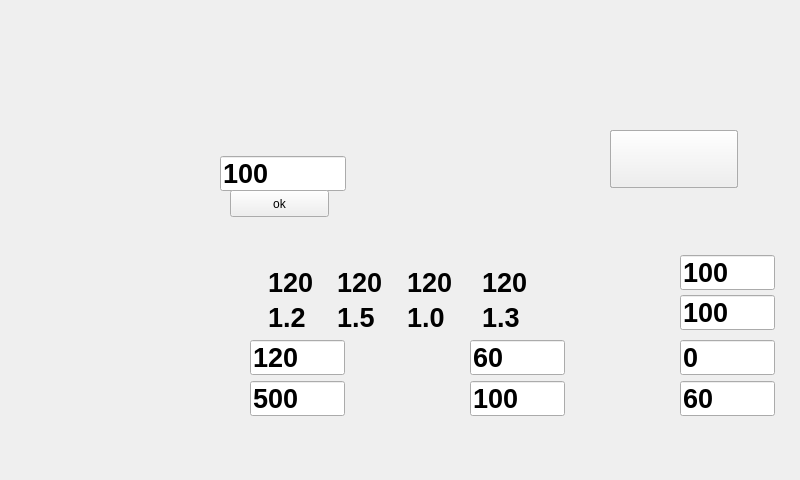
<?xml version="1.0" encoding="UTF-8"?>
<ui version="4.0">
 <class>Charging_monitoring</class>
 <widget class="QWidget" name="Charging_monitoring">
  <property name="geometry">
   <rect>
    <x>0</x>
    <y>0</y>
    <width>800</width>
    <height>480</height>
   </rect>
  </property>
  <property name="windowTitle">
   <string>Form</string>
  </property>
  <property name="autoFillBackground">
   <bool>true</bool>
  </property>
  <property name="styleSheet">
   <string notr="true"/>
  </property>
  <widget class="QLabel" name="charge_monitoring">
   <property name="geometry">
    <rect>
     <x>0</x>
     <y>0</y>
     <width>800</width>
     <height>480</height>
    </rect>
   </property>
   <property name="font">
    <font>
     <pointsize>14</pointsize>
     <weight>75</weight>
     <bold>true</bold>
    </font>
   </property>
   <property name="styleSheet">
    <string notr="true">border-image:url(:/img/images/E1new.png)</string>
   </property>
   <property name="text">
    <string/>
   </property>
  </widget>
  <widget class="QLabel" name="full_charge">
   <property name="geometry">
    <rect>
     <x>410</x>
     <y>130</y>
     <width>171</width>
     <height>61</height>
    </rect>
   </property>
   <property name="styleSheet">
    <string notr="true">border-image:url(:/img/images/new8dianci.png)</string>
   </property>
   <property name="text">
    <string/>
   </property>
  </widget>
  <widget class="QPushButton" name="full_charge_but">
   <property name="geometry">
    <rect>
     <x>610</x>
     <y>130</y>
     <width>128</width>
     <height>58</height>
    </rect>
   </property>
   <property name="text">
    <string/>
   </property>
   <property name="icon">
    <iconset resource="../../img.qrc">
     <normaloff>:/img/images/new8dianci.png</normaloff>:/img/images/new8dianci.png</iconset>
   </property>
   <property name="iconSize">
    <size>
     <width>128</width>
     <height>64</height>
    </size>
   </property>
   <property name="shortcut">
    <string/>
   </property>
   <property name="autoDefault">
    <bool>false</bool>
   </property>
  </widget>
  <widget class="QPushButton" name="charge_7but">
   <property name="geometry">
    <rect>
     <x>610</x>
     <y>130</y>
     <width>128</width>
     <height>58</height>
    </rect>
   </property>
   <property name="autoFillBackground">
    <bool>false</bool>
   </property>
   <property name="styleSheet">
    <string notr="true">border-image:url(:/img/images/new7dianci.png)</string>
   </property>
   <property name="text">
    <string/>
   </property>
  </widget>
  <widget class="QPushButton" name="charge_6but">
   <property name="geometry">
    <rect>
     <x>610</x>
     <y>130</y>
     <width>128</width>
     <height>58</height>
    </rect>
   </property>
   <property name="autoFillBackground">
    <bool>false</bool>
   </property>
   <property name="styleSheet">
    <string notr="true">border-image:url(:/img/images/new6dianci.png)</string>
   </property>
   <property name="text">
    <string/>
   </property>
  </widget>
  <widget class="QPushButton" name="charge_5but">
   <property name="geometry">
    <rect>
     <x>610</x>
     <y>130</y>
     <width>128</width>
     <height>58</height>
    </rect>
   </property>
   <property name="autoFillBackground">
    <bool>false</bool>
   </property>
   <property name="styleSheet">
    <string notr="true">border-image:url(:/img/images/new5dianci.png)</string>
   </property>
   <property name="text">
    <string/>
   </property>
  </widget>
  <widget class="QPushButton" name="charge_4but">
   <property name="geometry">
    <rect>
     <x>610</x>
     <y>130</y>
     <width>128</width>
     <height>58</height>
    </rect>
   </property>
   <property name="autoFillBackground">
    <bool>false</bool>
   </property>
   <property name="styleSheet">
    <string notr="true">border-image:url(:/img/images/new4dianci.png)</string>
   </property>
   <property name="text">
    <string/>
   </property>
  </widget>
  <widget class="QPushButton" name="charge_3but">
   <property name="geometry">
    <rect>
     <x>610</x>
     <y>130</y>
     <width>128</width>
     <height>58</height>
    </rect>
   </property>
   <property name="autoFillBackground">
    <bool>false</bool>
   </property>
   <property name="styleSheet">
    <string notr="true">border-image:url(:/img/images/new3dianci.png)</string>
   </property>
   <property name="text">
    <string/>
   </property>
  </widget>
  <widget class="QPushButton" name="charge_2but">
   <property name="geometry">
    <rect>
     <x>610</x>
     <y>130</y>
     <width>128</width>
     <height>58</height>
    </rect>
   </property>
   <property name="autoFillBackground">
    <bool>false</bool>
   </property>
   <property name="styleSheet">
    <string notr="true">border-image:url(:/img/images/new2dianci.png)</string>
   </property>
   <property name="text">
    <string/>
   </property>
  </widget>
  <widget class="QPushButton" name="charge_1but">
   <property name="geometry">
    <rect>
     <x>610</x>
     <y>130</y>
     <width>128</width>
     <height>58</height>
    </rect>
   </property>
   <property name="autoFillBackground">
    <bool>false</bool>
   </property>
   <property name="styleSheet">
    <string notr="true">border-image:url(:/img/images/new1dianci.png)</string>
   </property>
   <property name="text">
    <string/>
   </property>
  </widget>
  <widget class="QLineEdit" name="bat_soc">
   <property name="geometry">
    <rect>
     <x>220</x>
     <y>156</y>
     <width>126</width>
     <height>35</height>
    </rect>
   </property>
   <property name="font">
    <font>
     <pointsize>20</pointsize>
     <weight>75</weight>
     <bold>true</bold>
    </font>
   </property>
   <property name="text">
    <string>100</string>
   </property>
  </widget>
  <widget class="QPushButton" name="soc_set">
   <property name="geometry">
    <rect>
     <x>230</x>
     <y>190</y>
     <width>99</width>
     <height>27</height>
    </rect>
   </property>
   <property name="text">
    <string>ok</string>
   </property>
  </widget>
  <widget class="QPushButton" name="change_moni_but">
   <property name="geometry">
    <rect>
     <x>28</x>
     <y>98</y>
     <width>98</width>
     <height>81</height>
    </rect>
   </property>
   <property name="styleSheet">
    <string notr="true">background: transparent;</string>
   </property>
   <property name="text">
    <string/>
   </property>
   <property name="flat">
    <bool>true</bool>
   </property>
  </widget>
  <widget class="QPushButton" name="change_equ_but">
   <property name="geometry">
    <rect>
     <x>30</x>
     <y>190</y>
     <width>98</width>
     <height>81</height>
    </rect>
   </property>
   <property name="styleSheet">
    <string notr="true">background: transparent;</string>
   </property>
   <property name="text">
    <string/>
   </property>
   <property name="flat">
    <bool>true</bool>
   </property>
  </widget>
  <widget class="QPushButton" name="change_carinf_but">
   <property name="geometry">
    <rect>
     <x>30</x>
     <y>270</y>
     <width>98</width>
     <height>81</height>
    </rect>
   </property>
   <property name="styleSheet">
    <string notr="true">background: transparent;</string>
   </property>
   <property name="text">
    <string/>
   </property>
   <property name="flat">
    <bool>true</bool>
   </property>
  </widget>
  <widget class="QPushButton" name="change_end_but">
   <property name="geometry">
    <rect>
     <x>30</x>
     <y>360</y>
     <width>98</width>
     <height>81</height>
    </rect>
   </property>
   <property name="styleSheet">
    <string notr="true">background: transparent;</string>
   </property>
   <property name="text">
    <string/>
   </property>
   <property name="flat">
    <bool>true</bool>
   </property>
  </widget>
  <widget class="QLineEdit" name="bat_current">
   <property name="geometry">
    <rect>
     <x>250</x>
     <y>340</y>
     <width>95</width>
     <height>35</height>
    </rect>
   </property>
   <property name="font">
    <font>
     <pointsize>20</pointsize>
     <weight>75</weight>
     <bold>true</bold>
    </font>
   </property>
   <property name="text">
    <string>120</string>
   </property>
  </widget>
  <widget class="QLineEdit" name="bat_power">
   <property name="geometry">
    <rect>
     <x>470</x>
     <y>340</y>
     <width>95</width>
     <height>35</height>
    </rect>
   </property>
   <property name="font">
    <font>
     <pointsize>20</pointsize>
     <weight>75</weight>
     <bold>true</bold>
    </font>
   </property>
   <property name="text">
    <string>60</string>
   </property>
  </widget>
  <widget class="QLineEdit" name="bat_vol">
   <property name="geometry">
    <rect>
     <x>250</x>
     <y>381</y>
     <width>95</width>
     <height>35</height>
    </rect>
   </property>
   <property name="font">
    <font>
     <pointsize>20</pointsize>
     <weight>75</weight>
     <bold>true</bold>
    </font>
   </property>
   <property name="text">
    <string>500</string>
   </property>
  </widget>
  <widget class="QLineEdit" name="bat_status">
   <property name="geometry">
    <rect>
     <x>470</x>
     <y>381</y>
     <width>95</width>
     <height>35</height>
    </rect>
   </property>
   <property name="font">
    <font>
     <pointsize>20</pointsize>
     <weight>75</weight>
     <bold>true</bold>
    </font>
   </property>
   <property name="text">
    <string>100</string>
   </property>
  </widget>
  <widget class="QLineEdit" name="bat_total">
   <property name="geometry">
    <rect>
     <x>680</x>
     <y>255</y>
     <width>95</width>
     <height>35</height>
    </rect>
   </property>
   <property name="font">
    <font>
     <pointsize>20</pointsize>
     <weight>75</weight>
     <bold>true</bold>
    </font>
   </property>
   <property name="text">
    <string>100</string>
   </property>
  </widget>
  <widget class="QLineEdit" name="bat_supend">
   <property name="geometry">
    <rect>
     <x>680</x>
     <y>295</y>
     <width>95</width>
     <height>35</height>
    </rect>
   </property>
   <property name="font">
    <font>
     <pointsize>20</pointsize>
     <weight>75</weight>
     <bold>true</bold>
    </font>
   </property>
   <property name="text">
    <string>100</string>
   </property>
  </widget>
  <widget class="QLineEdit" name="bat_time">
   <property name="geometry">
    <rect>
     <x>680</x>
     <y>340</y>
     <width>95</width>
     <height>35</height>
    </rect>
   </property>
   <property name="font">
    <font>
     <pointsize>20</pointsize>
     <weight>75</weight>
     <bold>true</bold>
    </font>
   </property>
   <property name="text">
    <string>0</string>
   </property>
  </widget>
  <widget class="QLineEdit" name="bat_timelife">
   <property name="geometry">
    <rect>
     <x>680</x>
     <y>381</y>
     <width>95</width>
     <height>35</height>
    </rect>
   </property>
   <property name="font">
    <font>
     <pointsize>20</pointsize>
     <weight>75</weight>
     <bold>true</bold>
    </font>
   </property>
   <property name="text">
    <string>60</string>
   </property>
  </widget>
  <widget class="QLineEdit" name="bat_electricity1">
   <property name="geometry">
    <rect>
     <x>266</x>
     <y>265</y>
     <width>65</width>
     <height>34</height>
    </rect>
   </property>
   <property name="font">
    <font>
     <pointsize>20</pointsize>
     <weight>75</weight>
     <bold>true</bold>
    </font>
   </property>
   <property name="styleSheet">
    <string notr="true">border :1px ;background-color:rgba(255, 255, 255, 0)</string>
   </property>
   <property name="text">
    <string>120</string>
   </property>
  </widget>
  <widget class="QLineEdit" name="bat_electricity2">
   <property name="geometry">
    <rect>
     <x>335</x>
     <y>265</y>
     <width>65</width>
     <height>34</height>
    </rect>
   </property>
   <property name="font">
    <font>
     <pointsize>20</pointsize>
     <weight>75</weight>
     <bold>true</bold>
    </font>
   </property>
   <property name="styleSheet">
    <string notr="true">border :1px ;background-color:rgba(255, 255, 255, 0)</string>
   </property>
   <property name="text">
    <string>120</string>
   </property>
  </widget>
  <widget class="QLineEdit" name="bat_electricity1_3">
   <property name="geometry">
    <rect>
     <x>405</x>
     <y>265</y>
     <width>65</width>
     <height>34</height>
    </rect>
   </property>
   <property name="font">
    <font>
     <pointsize>20</pointsize>
     <weight>75</weight>
     <bold>true</bold>
    </font>
   </property>
   <property name="styleSheet">
    <string notr="true">border :1px ;background-color:rgba(255, 255, 255, 0)</string>
   </property>
   <property name="text">
    <string>120</string>
   </property>
  </widget>
  <widget class="QLineEdit" name="bat_electricity1_4">
   <property name="geometry">
    <rect>
     <x>480</x>
     <y>265</y>
     <width>65</width>
     <height>34</height>
    </rect>
   </property>
   <property name="font">
    <font>
     <pointsize>20</pointsize>
     <weight>75</weight>
     <bold>true</bold>
    </font>
   </property>
   <property name="styleSheet">
    <string notr="true">border :1px ;background-color:rgba(255, 255, 255, 0)</string>
   </property>
   <property name="text">
    <string>120</string>
   </property>
  </widget>
  <widget class="QLineEdit" name="elec_prices4">
   <property name="geometry">
    <rect>
     <x>480</x>
     <y>300</y>
     <width>65</width>
     <height>34</height>
    </rect>
   </property>
   <property name="font">
    <font>
     <pointsize>20</pointsize>
     <weight>75</weight>
     <bold>true</bold>
    </font>
   </property>
   <property name="styleSheet">
    <string notr="true">border :1px ;background-color:rgba(255, 255, 255, 0)</string>
   </property>
   <property name="text">
    <string>1.3</string>
   </property>
  </widget>
  <widget class="QLineEdit" name="elec_prices3">
   <property name="geometry">
    <rect>
     <x>405</x>
     <y>300</y>
     <width>65</width>
     <height>34</height>
    </rect>
   </property>
   <property name="font">
    <font>
     <pointsize>20</pointsize>
     <weight>75</weight>
     <bold>true</bold>
    </font>
   </property>
   <property name="styleSheet">
    <string notr="true">border :1px ;background-color:rgba(255, 255, 255, 0)</string>
   </property>
   <property name="text">
    <string>1.0</string>
   </property>
  </widget>
  <widget class="QLineEdit" name="elec_prices1">
   <property name="geometry">
    <rect>
     <x>266</x>
     <y>300</y>
     <width>65</width>
     <height>34</height>
    </rect>
   </property>
   <property name="font">
    <font>
     <pointsize>20</pointsize>
     <weight>75</weight>
     <bold>true</bold>
    </font>
   </property>
   <property name="styleSheet">
    <string notr="true">border :1px ;background-color:rgba(255, 255, 255, 0)</string>
   </property>
   <property name="text">
    <string>1.2</string>
   </property>
  </widget>
  <widget class="QLineEdit" name="elec_prices2">
   <property name="geometry">
    <rect>
     <x>335</x>
     <y>300</y>
     <width>65</width>
     <height>34</height>
    </rect>
   </property>
   <property name="font">
    <font>
     <pointsize>20</pointsize>
     <weight>75</weight>
     <bold>true</bold>
    </font>
   </property>
   <property name="styleSheet">
    <string notr="true">border :1px ;background-color:rgba(255, 255, 255, 0)</string>
   </property>
   <property name="text">
    <string>1.5</string>
   </property>
  </widget>
 </widget>
 <resources>
  <include location="../../img.qrc"/>
 </resources>
 <connections/>
</ui>
